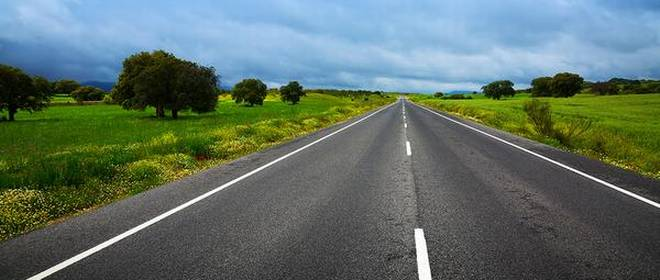
#> input picture visao_computacional/teste_hsl/a.jpg, 660 x 280 px
$ python -i helper.py   (imports and definitions only)
#> lines starting #> are read from the running program, lines starting #| are printed output that depends on the picture; after the words box and inside, x2 and y2 are one past the last pixel; in counts of white or black regions, pixels touching at a corner belong together
#> further down, picture is the input picture: shape (280, 660, 3); mean B, G, R 103.6, 111.8, 94.9
# -*- coding: utf-8 -*-
import numpy as np
import cv2

def grayscale(img):
    return cv2.cvtColor(img, cv2.COLOR_BGR2GRAY)


def canny(img, low_threshold, high_threshold):
    return cv2.Canny(img, low_threshold, high_threshold)


def gaussian_blur(img, kernel_size):
    return cv2.GaussianBlur(img, (kernel_size, kernel_size), 0)


# [27 lines left out: functions region_of_interest, draw_lines, hough_lines, not called in this run]


def weighted_img(img, initial_img, alpha=0.8, beta=1., phi=0.):
    return cv2.addWeighted(initial_img, alpha, img, beta, phi)


def isolate_white(img):
    hsl = cv2.cvtColor(img, cv2.COLOR_BGR2HLS)
#> hsl: shape (280, 660, 3); mean of channels 0, 1, 2 61.7, 101.8, 95

    # define range of white color in HSV
    # change it according to your need !
    lower_white = np.array([0, 210, 0], dtype=np.uint8)
    upper_white = np.array([255, 235, 255], dtype=np.uint8)

    # Threshold the HSV image to get only white colors
    mask = cv2.inRange(hsl, lower_white, upper_white)
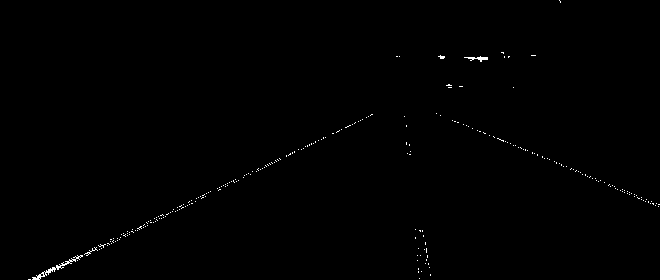
#> mask: shape (280, 660); 0.38% white in thin lines or dots
    # Bitwise-AND mask and original image
    res = cv2.bitwise_and(img, img, mask=mask)
    return res


# [92 lines left out: functions separate_lines, extend_point, reject_outliers, merge_lines, merge_prev, pipeline, not called in this run]

>>> import cv2
>>> picture = cv2.imread('a.jpg')
>>> result = isolate_white(picture)

$ run again, on visao_computacional/teste_hsl/b.jpg
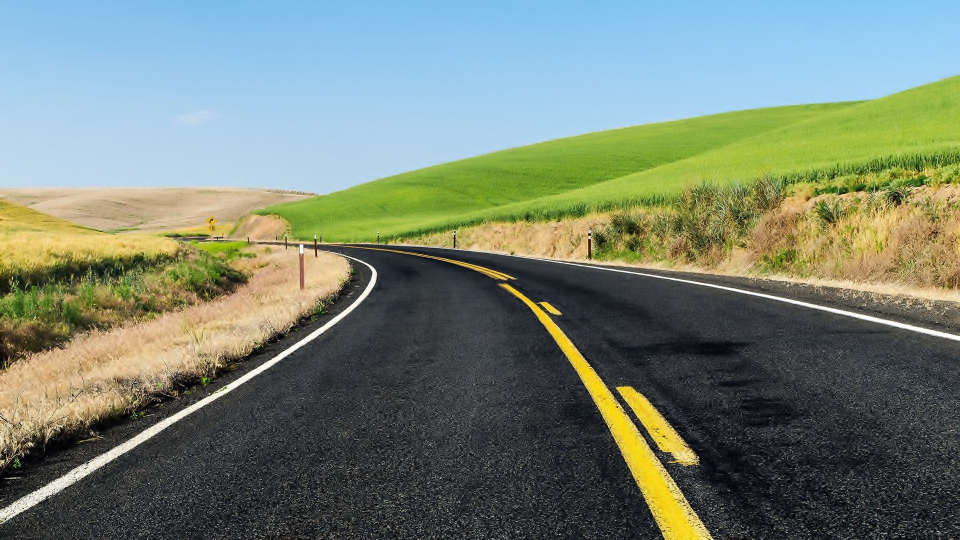
#> input picture visao_computacional/teste_hsl/b.jpg, 1920 x 1080 px (shown at 1/2 size)
#> picture is the input picture: shape (1080, 1920, 3); mean B, G, R 116.3, 130.7, 118.2
#> hsl: shape (1080, 1920, 3); mean of channels 0, 1, 2 74.6, 119.2, 100.8
#> in isolate_white, `mask = cv2.inRange(hsl, lower_white, upper_white)`:
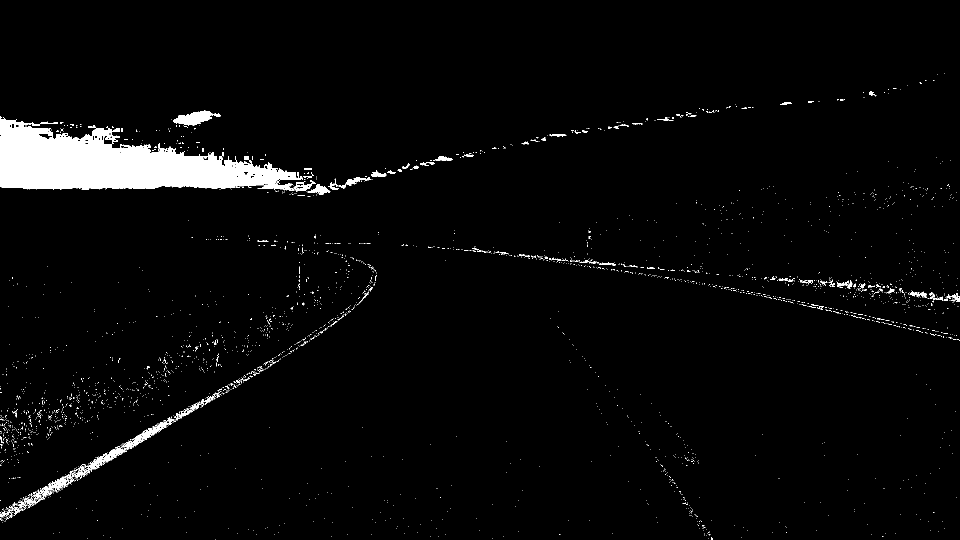
#> mask: shape (1080, 1920) (shown at 1/2 size); 3.2% white; 2853 white regions (2766 under 20 px), largest, box (x1, y1, x2, y2) and area: (0, 233, 632, 384) 48417, (143, 835, 352, 958) 2257, (347, 221, 442, 251) 1525
#> in isolate_white, `res = cv2.bitwise_and(img, img, mask=mask)`:
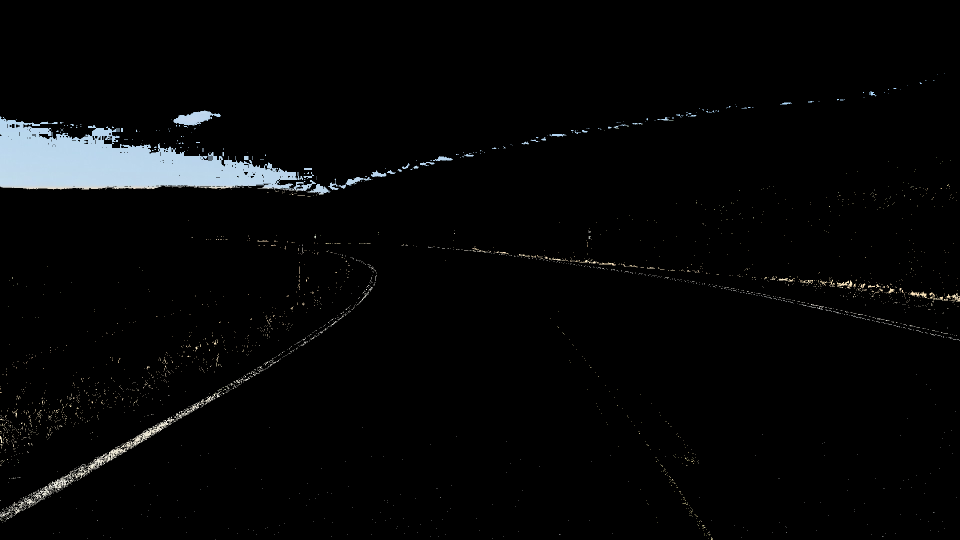
#> res: shape (1080, 1920, 3) (shown at 1/2 size); mean B, G, R 7.2, 6.8, 6.2

$ run again, on visao_computacional/teste_hsl/c.jpg
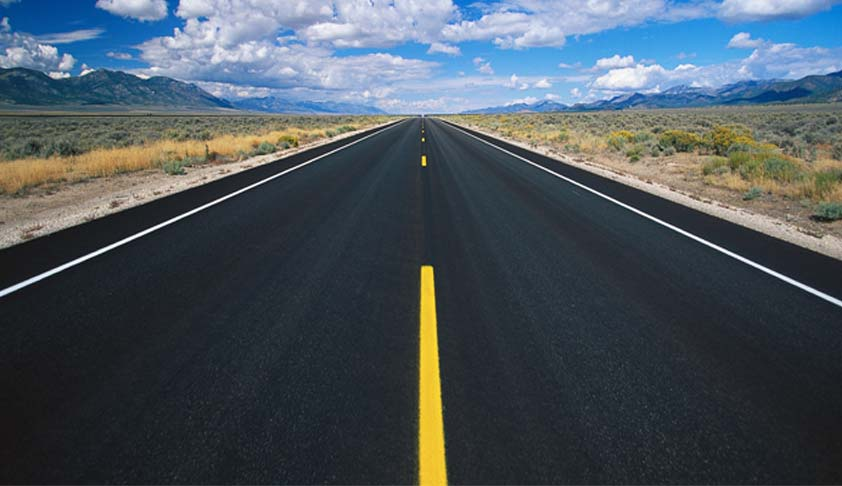
#> input picture visao_computacional/teste_hsl/c.jpg, 842 x 486 px
#> picture is the input picture: shape (486, 842, 3); mean B, G, R 92.4, 84, 73.5
#> hsl: shape (486, 842, 3); mean of channels 0, 1, 2 92, 83.2, 61.8
#> in isolate_white, `mask = cv2.inRange(hsl, lower_white, upper_white)`:
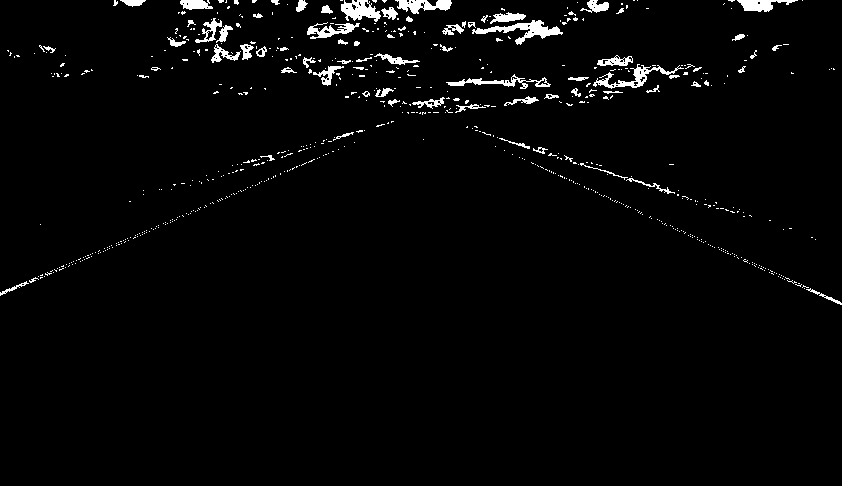
#> mask: shape (486, 842); 2.4% white; 681 white regions (610 under 20 px), largest, box (x1, y1, x2, y2) and area: (472, 20, 563, 45) 716, (593, 64, 684, 89) 550, (341, 0, 381, 22) 526
#> in isolate_white, `res = cv2.bitwise_and(img, img, mask=mask)`:
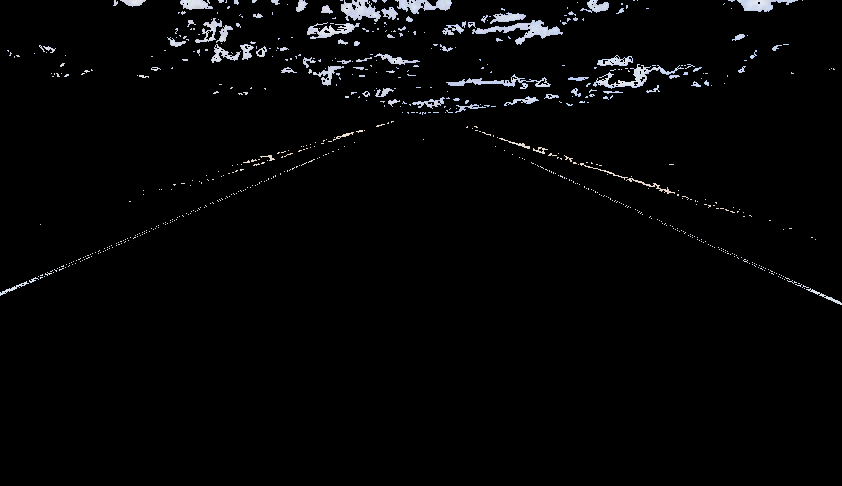
#> res: shape (486, 842, 3); mean B, G, R 5.7, 5.2, 5

$ run again, on visao_computacional/teste_hsl/e.jpg
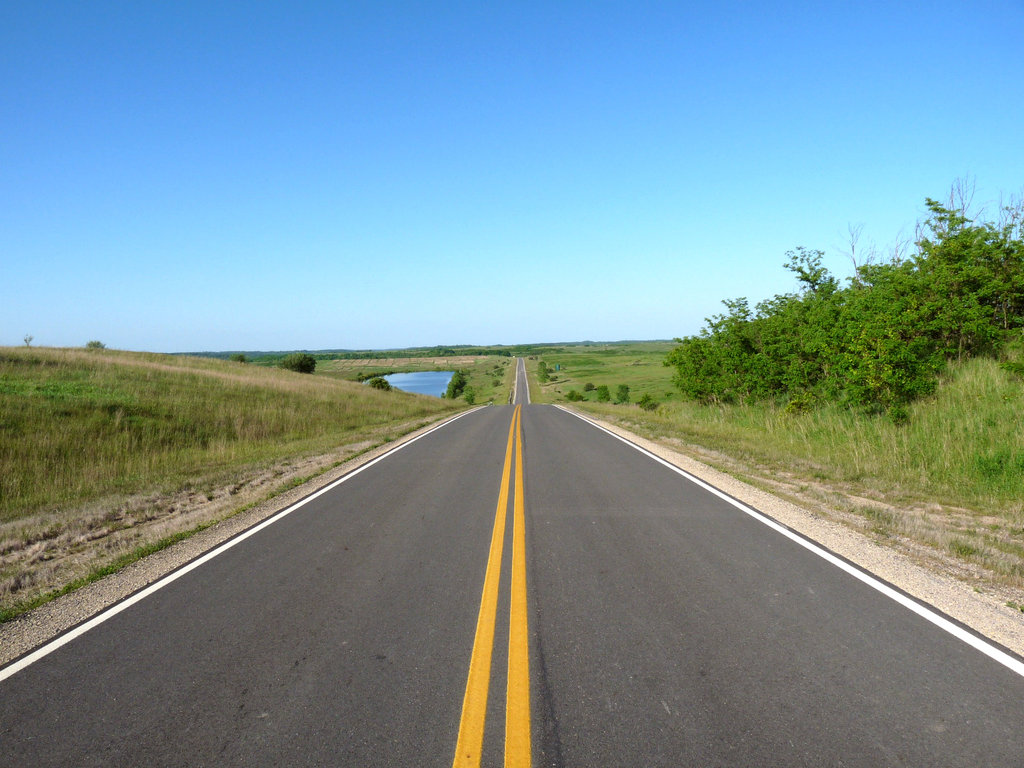
#> input picture visao_computacional/teste_hsl/e.jpg, 1024 x 768 px
#> picture is the input picture: shape (768, 1024, 3); mean B, G, R 154.4, 148.3, 121.2
#> hsl: shape (768, 1024, 3); mean of channels 0, 1, 2 60.2, 139, 132.5
#> in isolate_white, `mask = cv2.inRange(hsl, lower_white, upper_white)`:
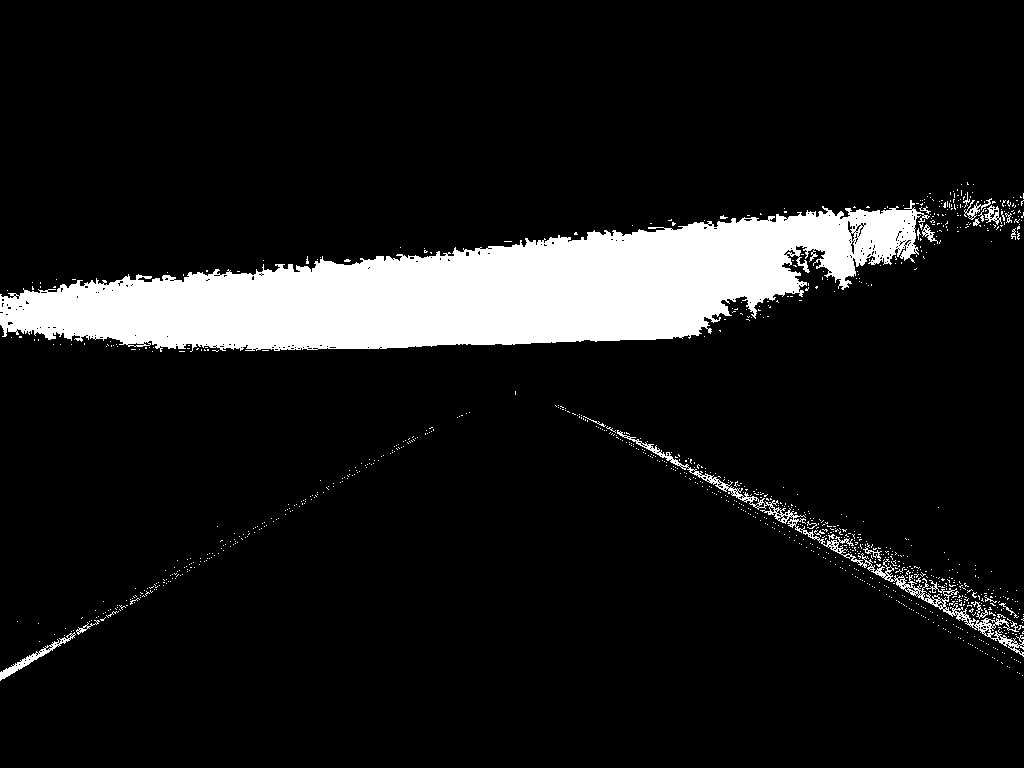
#> mask: shape (768, 1024); 10% white; 1029 white regions (1007 under 20 px), largest, box (x1, y1, x2, y2) and area: (0, 200, 930, 352) 72408, (617, 430, 1024, 657) 2840, (0, 632, 76, 681) 489
#> in isolate_white, `res = cv2.bitwise_and(img, img, mask=mask)`:
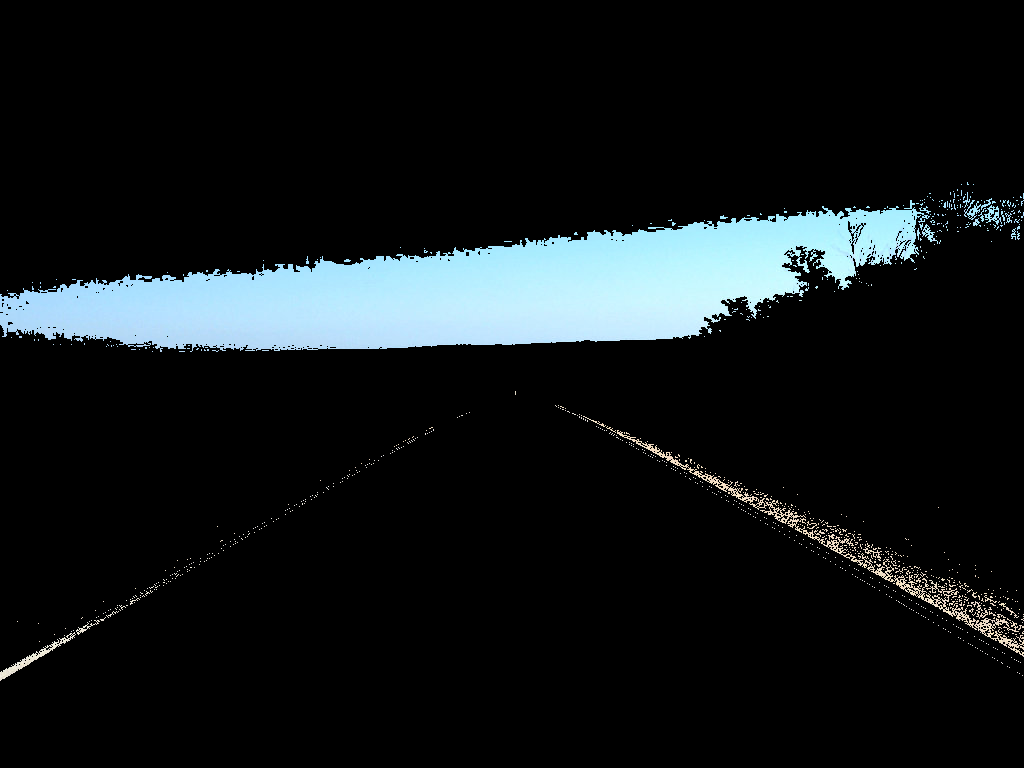
#> res: shape (768, 1024, 3); mean B, G, R 25.1, 23.4, 18.7
